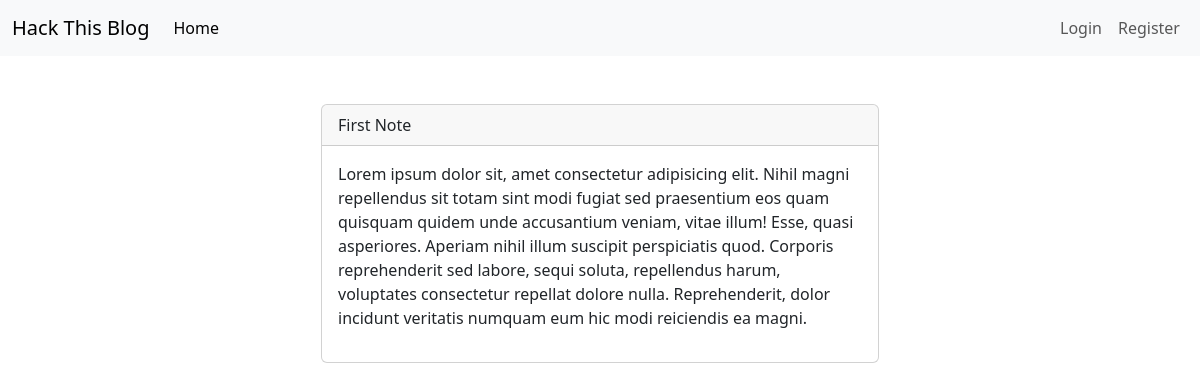
The page /note.php?id=1 on the database its author committed.
### tables this page shows
CREATE TABLE `posts` (
  `id` int(11) NOT NULL,
  `title` varchar(100) NOT NULL,
  `content` text NOT NULL,
  `created_by` int(11) NOT NULL
);

### note.php (the view, shortened to what this page needs)
<!DOCTYPE html>
<html lang="en">
<head>
   <link href="./assets/css/bootstrap.min.css" rel="stylesheet" />
</head>
<body>
   <?php include("navbar.php"); ?>
   <?php
      require("./koneksi/koneksiD.php");
      $id = $_GET['id'];
      $query = "SELECT title, content FROM posts where id = ". $id ."";
      $result = $conn->query($query)->fetch_assoc();
   ?>
   <div class="container">
      <div class="card col-6 mt-5 mx-auto">
         <div class="card-header"><?php echo $result['title']?></div>
         <div class="card-body">
            <p><?php echo $result['content']?></p>
         </div>
      </div>
   </div>
</body>
</html>

### navbar.php (shortened to what this page needs)
<nav class="navbar navbar-expand-lg bg-body-tertiary">
  <div class="container-fluid">
    <a class="navbar-brand" href="#">Hack This Blog</a>
    <div class="collapse navbar-collapse" id="navbarNav">
      <ul class="navbar-nav me-auto mb-2 mb-lg-0">
        <li class="nav-item">
          <a href="./home.php" class="nav-link active" aria-current="page">Home</a>
        </li>
      </ul>
      <ul class="navbar-nav ms-auto mb-2 mb-lg-0">
        <li class="nav-item ">
          <a href="./index.php" class="nav-link" aria-disabled="true">Login</a>
        </li>
        <li>
          <a href="./register.php" class="nav-link" aria-disabled="true">Register</a>
        </li>
      </ul>
    </div>
  </div>
</nav>

### rows shown on the page
posts: title "First Note", content "Lorem ipsum dolor sit, amet consectetur adipisicing elit. Nihil magni repellendus sit totam sint modi fugiat sed praesentium eos quam quisquam quidem unde accusantium veniam, vitae illum! Esse, quasi asperiores. Aperiam nihil illum suscipit perspiciatis quod. Corporis reprehenderit sed labore, sequi soluta, repellendus harum, voluptates consectetur repellat dolore nulla. Reprehenderit, dolor incidunt veritatis numquam eum hic modi reiciendis ea magni."
